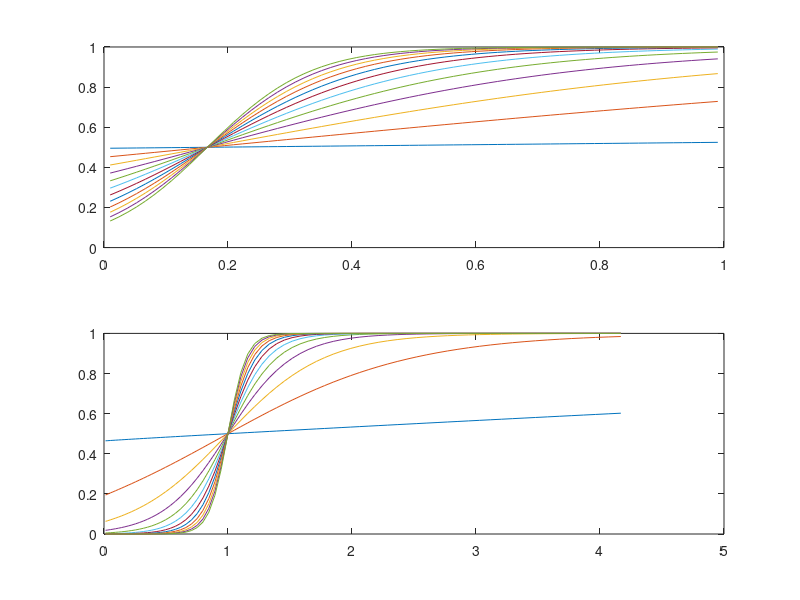

The MATLAB source for this figure: (Note: this script raises an error after producing the figure.)
function [y_prob1,y_prob2] = simulate_sigmoid()

mu           = linspace(0.01,0.99,70);
hard_reward  = linspace(1.24,4.21,70);
easy_reward  = linspace(1,1,70);
ze1Array     = linspace(0.1,10,12);
ze2Array     = linspace(0.1,0.1,12);


lgstr1       = cell(1,size(ze1Array,1));
lgstr2       = cell(1,size(ze2Array,1));

figure;
for iBeta = 1:numel(ze1Array)% Apply the unit-square sigmoid to the inferred states
    biased_mu = (2.*ze2Array(iBeta)*mu-1.*(2.*ze2Array(iBeta)-mu));
    y_prob1 = 1./(1+exp(-ze1Array(iBeta).*biased_mu));
    y_prob2 = 1./(1+exp(-ze1Array(iBeta).*...
        (hard_reward.*biased_mu-easy_reward.*(1-biased_mu))));
    subplot(2,1,1);
    plot(mu,y_prob1);
    hold on;
    lgstr1{iBeta} = sprintf('\\zeta1 = %3.2f', ze1Array(iBeta));
    subplot(2,1,2);
    plot(hard_reward.*mu,y_prob2);
    hold on;
    lgstr2{iBeta} = sprintf('\\zeta2 = %3.2f', ze2Array(iBeta));
end
legend(lgstr1,'Location','SE');